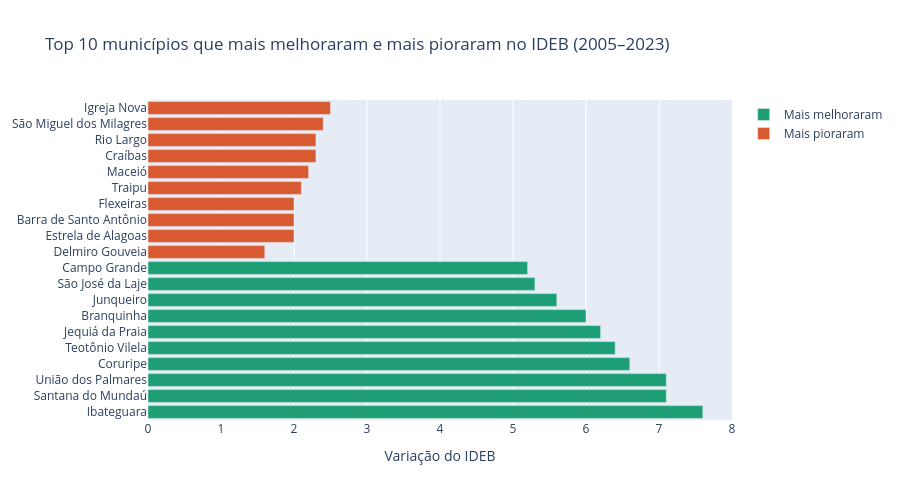

Notebook code for this chart:
### Markdown cell above
#### Não serão incluídos nas análises os municípios de Belo Monte, Jacaré dos Homens, Minador do Negrão, Olho d'Água Grande, Quebrangulo, Tanque d'Arca por não possuirem um intervalo de daodos compatível com os demais municípios.

### Code cell
top10_melhores = variacao.head(10)
top10_piores   = variacao.tail(10).sort_values("variacao")

fig = go.Figure()

fig.add_trace(go.Bar(
    y=top10_melhores["NO_MUNICIPIO"],
    x=top10_melhores["variacao"],
    orientation="h", name="Mais melhoraram",
    marker_color="#1D9E75",
))

fig.add_trace(go.Bar(
    y=top10_piores["NO_MUNICIPIO"],
    x=top10_piores["variacao"],
    orientation="h", name="Mais pioraram",
    marker_color="#D85A30",
))

fig.update_layout(
    title="Top 10 municípios que mais melhoraram e mais pioraram no IDEB (2005–2023)",
    xaxis_title="Variação do IDEB",
    height=500,
    barmode="overlay",
)
fig.show()

### Figure 1 — Plotly figure (JSON) as saved in the notebook; plotly's stock layout.template omitted (floating-point values rounded to 4 significant figures)
{"data": [{"marker": {"color": "#1D9E75"}, "name": "Mais melhoraram", "orientation": "h", "type": "bar", "x": [7.6, 7.1, 7.1, 6.6, 6.4, 6.2, 6.0, 5.6, 5.3, 5.2], "y": ["Ibateguara", "Santana do Mundaú", "União dos Palmares", "Coruripe", "Teotônio Vilela", "Jequiá da Praia", "Branquinha", "Junqueiro", "São José da Laje", "Campo Grande"]}, {"marker": {"color": "#D85A30"}, "name": "Mais pioraram", "orientation": "h", "type": "bar", "x": [1.6, 2.0, 2.0, 2.0, 2.1, 2.2, 2.3, 2.3, 2.4, 2.5], "y": ["Delmiro Gouveia", "Estrela de Alagoas", "Barra de Santo Antônio", "Flexeiras", "Traipu", "Maceió", "Craíbas", "Rio Largo", "São Miguel dos Milagres", "Igreja Nova"]}], "layout": {"barmode": "overlay", "height": 500, "title": {"text": "Top 10 municípios que mais melhoraram e mais pioraram no IDEB (2005–2023)"}, "xaxis": {"title": {"text": "Variação do IDEB"}}}}
